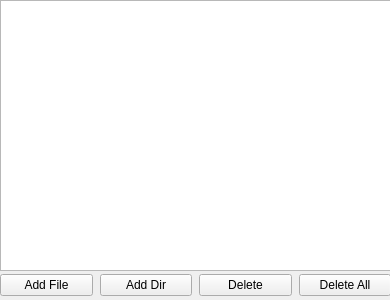
<?xml version="1.0" encoding="UTF-8"?>
<ui version="4.0">
 <class>PlayList</class>
 <widget class="QWidget" name="PlayList">
  <property name="geometry">
   <rect>
    <x>0</x>
    <y>0</y>
    <width>390</width>
    <height>300</height>
   </rect>
  </property>
  <property name="windowTitle">
   <string>Form</string>
  </property>
  <widget class="QListWidget" name="lwMediaList">
   <property name="geometry">
    <rect>
     <x>0</x>
     <y>0</y>
     <width>391</width>
     <height>271</height>
    </rect>
   </property>
  </widget>
  <widget class="QWidget" name="">
   <property name="geometry">
    <rect>
     <x>0</x>
     <y>270</y>
     <width>391</width>
     <height>30</height>
    </rect>
   </property>
   <layout class="QHBoxLayout" name="horizontalLayout">
    <property name="spacing">
     <number>7</number>
    </property>
    <item>
     <widget class="QPushButton" name="pbAddFile">
      <property name="text">
       <string>Add File</string>
      </property>
     </widget>
    </item>
    <item>
     <widget class="QPushButton" name="pbAddDirectory">
      <property name="text">
       <string>Add Dir</string>
      </property>
     </widget>
    </item>
    <item>
     <widget class="QPushButton" name="pbDeleteFile">
      <property name="text">
       <string>Delete</string>
      </property>
     </widget>
    </item>
    <item>
     <widget class="QPushButton" name="pbDeleteAll">
      <property name="text">
       <string>Delete All</string>
      </property>
     </widget>
    </item>
   </layout>
  </widget>
 </widget>
 <resources/>
 <connections/>
</ui>
